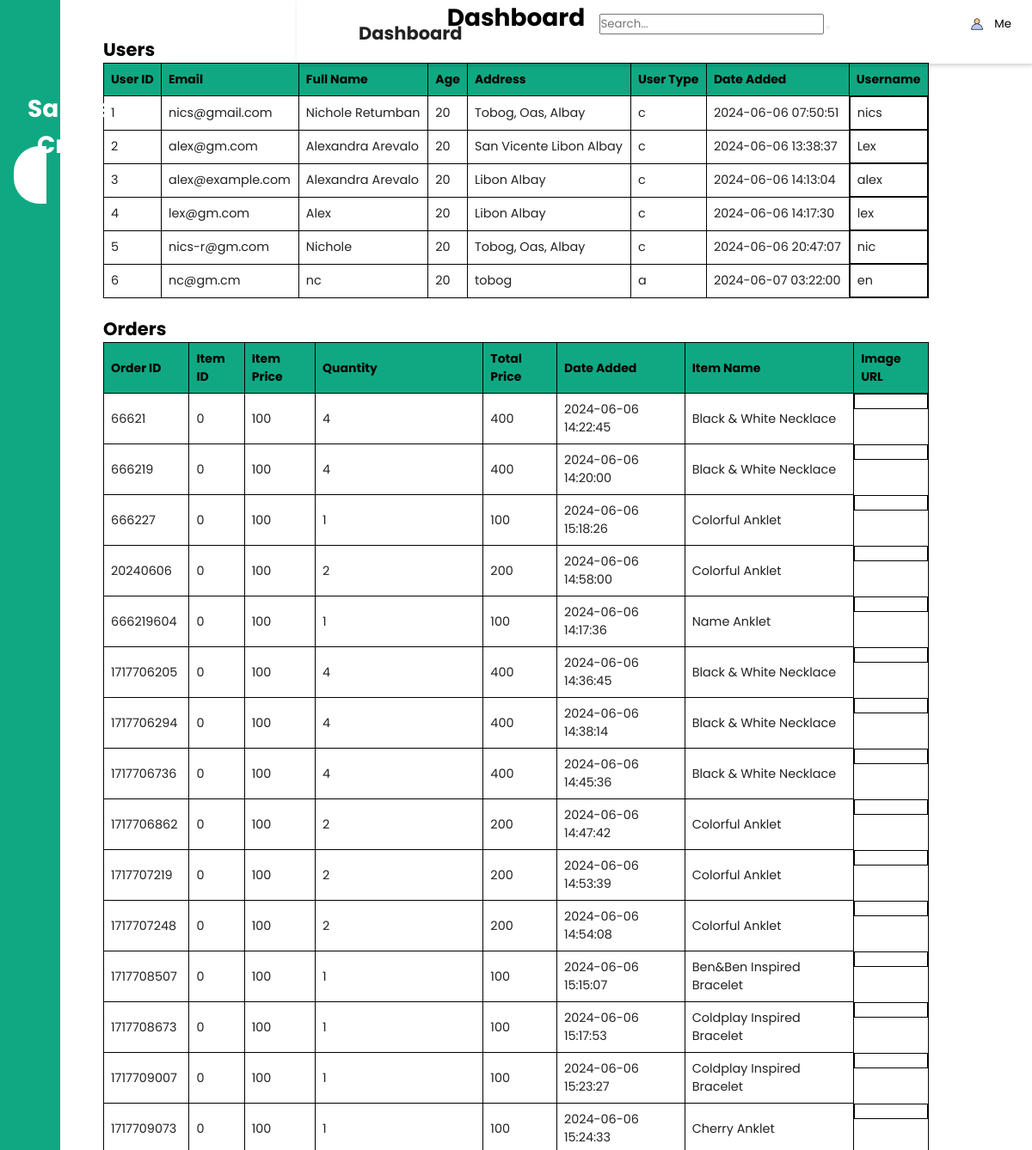
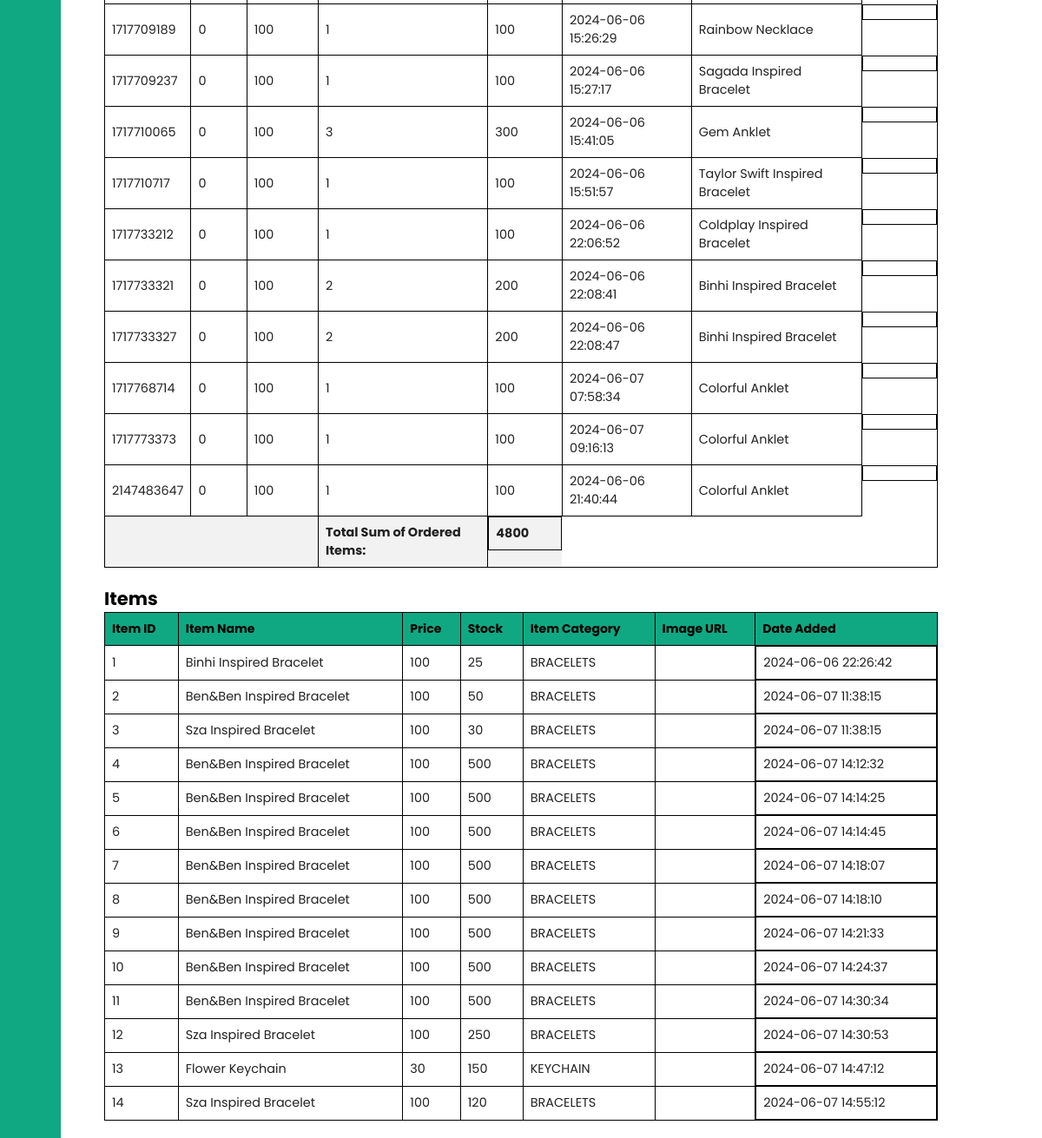
Page /dashboard.php on the committed database (2 pictures, top to bottom).
### tables this page shows
CREATE TABLE `users` (
  `user_id` int(11) NOT NULL,
  `email` varchar(100) NOT NULL,
  `password` varchar(100) NOT NULL,
  `full_name` varchar(200) NOT NULL,
  `age` int(3) NOT NULL,
  `address` varchar(200) NOT NULL,
  `user_type` char(1) NOT NULL,
  `date_added` timestamp NOT NULL DEFAULT current_timestamp() ON UPDATE current_timestamp(),
  `username` varchar(50) NOT NULL
);

CREATE TABLE `orders` (
  `order_id` int(255) NOT NULL,
  `item_id` int(30) NOT NULL,
  `item_price` int(11) NOT NULL,
  `quantity` int(30) NOT NULL,
  `date_added` timestamp NOT NULL DEFAULT current_timestamp() ON UPDATE current_timestamp(),
  `item_name` varchar(300) NOT NULL,
  `image_url` varchar(300) NOT NULL,
  `user_id` int(11) NOT NULL,
  `total_amount` decimal(10,2) NOT NULL,
  `status` varchar(20) NOT NULL
);

CREATE TABLE `items` (
  `item_id` int(11) NOT NULL,
  `item_name` varchar(250) NOT NULL,
  `price` int(11) NOT NULL,
  `stock` int(11) NOT NULL,
  `item_category` varchar(250) NOT NULL,
  `image_url` varchar(200) NOT NULL,
  `date_added` timestamp NOT NULL DEFAULT current_timestamp() ON UPDATE current_timestamp()
);

### dashboard.php (the view, shortened to what this page needs)
<!DOCTYPE html>
<html lang="en">
    <head>
        <link rel="stylesheet" href="https://maxst.icons8.com/vue-static/landings/line-awesome/line-awesome/1.3.0/css/line-awesome.min.css">
        <link rel="stylesheet" href="admin.css">
        <link rel="stylesheet" href="admin1.css">
        <link rel="stylesheet" href="account.css">
    </head>
    <header>
                <h2>
                    <label for="nav-toggle">
                        <span class="las la-bars"></span>
                    </label>
                    Dashboard
                </h2>
                <form class="search-form" action="search.php" method="get">
            <input type="text" name="query" placeholder="Search...">
            <button type="submit"><i class="fa fa-search"></i></button>
           </form>
           <div class="header-actions">
        <div class="account-container">
          <button class="account-icon">
            <img src="image/account.png" alt="Account Icon">
            <p>Me</p>
            </div>
        </div>
            </header>
    <body>
        <div class="sidebar">
            <div class="sidebar-brand">
                <h1><span class=""></span> <span>Sann's Craft</span>
                </h1>
            </div>
            <div class="sidebar-menu">
                <ul>
                    <li>
                        <a href="dashboard.php" class="active"><span class="las la-igloo"></span>
                            <span>Dashboard</span></a>
                    </li>
                    <li>
                        <a href="customer.php"><span class="las la-users"></span>
                            <span>Customers</span></a>
                    </li>
                    <li>
                        <a href="orders.php"><span class="las la-book"></span>
                            <span>Orders</span></a>
                    </li>
                    <li>
                        <a href="product.php"><span class="las la-shopping-bag"></span>
                            <span>Product</span></a>
                    </li>
                    <li>
                        <a href="accounts.php"><span class="las la-user-circle"></span>
                            <span>Accounts</span></a>
                    </li>
                </ul>
            </div>
        </div>
<div class="container">
    <h1>Dashboard</h1>
    <h2>Users</h2>
    <?php
    include 'config.php';
    $sql = "SELECT * FROM users";
    $result = $conn->query($sql);
    if ($result->num_rows > 0) {
        echo "<table><tr><th>User ID</th><th>Email</th><th>Full Name</th><th>Age</th><th>Address</th><th>User Type</th><th>Date Added</th><th>Username</th></tr>";
        while($row = $result->fetch_assoc()) {
            echo "<tr><td>".$row["user_id"]."</td><td>".$row["email"]."</td><td>".$row["full_name"]."</td><td>".$row["age"]."</td><td>".$row["address"]."</td><td>".$row["user_type"]."</td><td>".$row["date_added"]."</td><td>".$row["username"]."</td></tr>";
        }
        echo "</table>";
    } else {
        echo "0 results";
    }
    ?>
    <h2>Orders</h2>
    <?php
    $sql = "SELECT * FROM orders";
    $result = $conn->query($sql);
    if ($result->num_rows > 0) {
        echo "<table><tr><th>Order ID</th><th>Item ID</th><th>Item Price</th><th>Quantity</th><th>Total Price</th><th>Date Added</th><th>Item Name</th><th>Image URL</th></tr>";
        $totalOrderPrice = 0;
        while($row = $result->fetch_assoc()) {
            $itemPrice = $row["item_price"];
            $quantity = $row["quantity"];
            $totalPrice = $itemPrice * $quantity;
            $totalOrderPrice += $totalPrice;
            echo "<tr><td>".$row["order_id"]."</td><td>".$row["item_id"]."</td><td>".$row["item_price"]."</td><td>".$row["quantity"]."</td><td>".$totalPrice."</td><td>".$row["date_added"]."</td><td>".$row["item_name"]."</td><td>".$row["image_url"]."</td></tr>";
        }
        echo "<tr class='total-sum'><td colspan='3'></td><td>Total Sum of Ordered Items:</td><td colspan='3'>$totalOrderPrice</td></tr>";
        echo "</table>";
    } else {
        echo "0 results";
    }
    ?>
    <h2>Items</h2>
    <?php
    $sql = "SELECT * FROM items";
    $result = $conn->query($sql);
    if ($result->num_rows > 0) {
        echo "<table><tr><th>Item ID</th><th>Item Name</th><th>Price</th><th>Stock</th><th>Item Category</th><th>Image URL</th><th>Date Added</th></tr>";
        while($row = $result->fetch_assoc()) {
            echo "<tr><td>".$row["item_id"]."</td><td>".$row["item_name"]."</td><td>".$row["price"]."</td><td>".$row["stock"]."</td><td>".$row["item_category"]."</td><td>".$row["image_url"]."</td><td>".$row["date_added"]."</td></tr>";
        }
        echo "</table>";
    } else {
        echo "0 results";
    }
    ?>
</div>
</body>
</html>

### admin.css (style rules this page uses)
body { font-size: .875rem; }
.sidebar { position: fixed; top: 0; bottom: 0; left: 0; z-index: 100; padding: 48px 0 0; }

### admin1.css (style rules this page uses)
:root { --main-color: #10a882; --color-dark: #000000; --text-grey: #3a3b3d; }
* { padding: 0; margin: 0; box-sizing: border-box; list-style-type: none; text-decoration: none; font-family: 'Poppins', sans-serif; cursor: pointer; }
.sidebar { width: 345px; position: fixed; left: 0; top: 0; height: 100%; background: var(--main-color); z-index: 100; transition: width 300ms; }
.sidebar-brand { height: 90px; padding: 1rem 0rem 1rem 2rem; color: #fff; }
.sidebar-brand span { display: inline-block; padding-right: 1rem; }
.sidebar-menu { margin-top: 1rem; }
.sidebar-menu li { width: 100%; margin-bottom: 1.7rem; padding-left: 1rem; }
.sidebar-menu a { padding-left: 1rem; display: block; color: #fff; font-size: 1.1rem; }
.sidebar-menu a.active { background: #fff; padding-top: 1rem; padding-bottom: 1rem; color: var(--main-color); border-radius: 30px 0px 0px 30px; }
.sidebar-menu a span:first-child { font-size: 1.5rem; padding-right: 1rem; }
header { display: flex; justify-content: space-between; padding: 1rem 1.5rem; box-shadow: 2px 2px 5px rgba(0,0,0,0.2); position: fixed; left: 345px; width: calc(100% - 345px); top: 0; z-index: 100; }
header h2 { color: #222; }
header label span { font-size: 1.7rem; padding-right: 1rem ; }
header label span { font-size: 1.7rem; padding-left: 2rem; }
table { border-collapse: collapse; }
td { padding: .5rem 1rem; font-size: .9rem; color: #222; }
tr td:last-child { display: flex; align-items: center; }
@media only screen and (max-width: 1200px) { .sidebar { width: 70px; } }
@media only screen and (max-width: 1200px) { .sidebar.sidebar-brand, .sidebar li { padding: 1rem; text-align: center; } }
@media only screen and (max-width: 1200px) { .sidebar li a { padding-left: 0rem; } }

### account.css (style rules this page uses)
.account-container { position: relative; display: inline-block; }
.account-icon { display: flex; align-items: center; background: none; border: none; cursor: pointer; outline: none; }
.account-icon img { width: 24px; height: 24px; margin-right: 8px; }

### dashboard.php (style rules this page uses)
.container { width: 80%; margin: 0 auto; }
h1 { text-align: center; }
table { width: 100%; border-collapse: collapse; margin-bottom: 20px; }
table, th, td { border: 1px solid black; }
th, td { padding: 8px; text-align: left; }
th { background-color: #10a882; }
.total-sum { background-color: #f2f2f2; font-weight: bold; }

### rows in the picture
users: user_id "1", email "nics@gmail.com", full_name "Nichole Retumban", age "20", address "Tobog, Oas, Albay", user_type "c", date_added "2024-06-06 07:50:51", username "nics"
users: user_id "2", email "alex@gm.com", full_name "Alexandra Arevalo", age "20", address "San Vicente Libon Albay", user_type "c", date_added "2024-06-06 13:38:37", username "Lex"
users: user_id "3", email "alex@example.com", full_name "Alexandra Arevalo", age "20", address "Libon Albay", user_type "c", date_added "2024-06-06 14:13:04", username "alex"
users: user_id "4", email "lex@gm.com", full_name "Alex", age "20", address "Libon Albay", user_type "c", date_added "2024-06-06 14:17:30", username "lex"
users: user_id "5", email "nics-r@gm.com", full_name "Nichole", age "20", address "Tobog, Oas, Albay", user_type "c", date_added "2024-06-06 20:47:07", username "nic"
users: user_id "6", email "nc@gm.cm", full_name "nc", age "20", address "tobog", user_type "a", date_added "2024-06-07 03:22:00", username "en"
orders: order_id "66621", item "0", item_price "100", quantity "4", totalPrice "400", date_added "2024-06-06 14:22:45", item_name "Black & White Necklace"
orders: order_id "666219", item "0", item_price "100", quantity "4", totalPrice "400", date_added "2024-06-06 14:20:00", item_name "Black & White Necklace"
orders: order_id "666227", item "0", item_price "100", quantity "1", date_added "2024-06-06 15:18:26", item_name "Colorful Anklet"
orders: order_id "20240606", item "0", item_price "100", quantity "2", totalPrice "200", date_added "2024-06-06 14:58:00", item_name "Colorful Anklet"
orders: order_id "666219604", item "0", item_price "100", quantity "1", date_added "2024-06-06 14:17:36", item_name "Name Anklet"
orders: order_id "1717706205", item "0", item_price "100", quantity "4", totalPrice "400", date_added "2024-06-06 14:36:45", item_name "Black & White Necklace"
orders: order_id "1717706294", item "0", item_price "100", quantity "4", totalPrice "400", date_added "2024-06-06 14:38:14", item_name "Black & White Necklace"
orders: order_id "1717706736", item "0", item_price "100", quantity "4", totalPrice "400", date_added "2024-06-06 14:45:36", item_name "Black & White Necklace"
orders: order_id "1717706862", item "0", item_price "100", quantity "2", totalPrice "200", date_added "2024-06-06 14:47:42", item_name "Colorful Anklet"
orders: order_id "1717707219", item "0", item_price "100", quantity "2", totalPrice "200", date_added "2024-06-06 14:53:39", item_name "Colorful Anklet"
orders: order_id "1717707248", item "0", item_price "100", quantity "2", totalPrice "200", date_added "2024-06-06 14:54:08", item_name "Colorful Anklet"
orders: order_id "1717708507", item "0", item_price "100", quantity "1", date_added "2024-06-06 15:15:07", item_name "Ben&Ben Inspired Bracelet"
orders: order_id "1717708673", item "0", item_price "100", quantity "1", date_added "2024-06-06 15:17:53", item_name "Coldplay Inspired Bracelet"
orders: order_id "1717709007", item "0", item_price "100", quantity "1", date_added "2024-06-06 15:23:27", item_name "Coldplay Inspired Bracelet"
orders: order_id "1717709073", item "0", item_price "100", quantity "1", date_added "2024-06-06 15:24:33", item_name "Cherry Anklet"
orders: order_id "1717709189", item "0", item_price "100", quantity "1", date_added "2024-06-06 15:26:29", item_name "Rainbow Necklace"
orders: order_id "1717709237", item "0", item_price "100", quantity "1", date_added "2024-06-06 15:27:17", item_name "Sagada Inspired Bracelet"
orders: order_id "1717710065", item "0", item_price "100", quantity "3", totalPrice "300", date_added "2024-06-06 15:41:05", item_name "Gem Anklet"
orders: order_id "1717710717", item "0", item_price "100", quantity "1", date_added "2024-06-06 15:51:57", item_name "Taylor Swift Inspired Bracelet"
orders: order_id "1717733212", item "0", item_price "100", quantity "1", date_added "2024-06-06 22:06:52", item_name "Coldplay Inspired Bracelet"
orders: order_id "1717733321", item "0", item_price "100", quantity "2", totalPrice "200", date_added "2024-06-06 22:08:41", item_name "Binhi Inspired Bracelet"
orders: order_id "1717733327", item "0", item_price "100", quantity "2", totalPrice "200", date_added "2024-06-06 22:08:47", item_name "Binhi Inspired Bracelet"
orders: order_id "1717768714", item "0", item_price "100", quantity "1", date_added "2024-06-07 07:58:34", item_name "Colorful Anklet"
orders: order_id "1717773373", item "0", item_price "100", quantity "1", date_added "2024-06-07 09:16:13", item_name "Colorful Anklet"
orders: order_id "2147483647", item "0", item_price "100", quantity "1", date_added "2024-06-06 21:40:44", item_name "Colorful Anklet"
items: item_id "1", item_name "Binhi Inspired Bracelet", price "100", stock "25", item_category "BRACELETS", date_added "2024-06-06 22:26:42"
items: item_id "2", item_name "Ben&Ben Inspired Bracelet", price "100", stock "50", item_category "BRACELETS", date_added "2024-06-07 11:38:15"
items: item_id "3", item_name "Sza Inspired Bracelet", price "100", stock "30", item_category "BRACELETS", date_added "2024-06-07 11:38:15"
items: item_id "4", item_name "Ben&Ben Inspired Bracelet", price "100", stock "500", item_category "BRACELETS", date_added "2024-06-07 14:12:32"
items: item_id "5", item_name "Ben&Ben Inspired Bracelet", price "100", stock "500", item_category "BRACELETS", date_added "2024-06-07 14:14:25"
items: item_id "6", item_name "Ben&Ben Inspired Bracelet", price "100", stock "500", item_category "BRACELETS", date_added "2024-06-07 14:14:45"
items: item_id "7", item_name "Ben&Ben Inspired Bracelet", price "100", stock "500", item_category "BRACELETS", date_added "2024-06-07 14:18:07"
items: item_id "8", item_name "Ben&Ben Inspired Bracelet", price "100", stock "500", item_category "BRACELETS", date_added "2024-06-07 14:18:10"
items: item_id "9", item_name "Ben&Ben Inspired Bracelet", price "100", stock "500", item_category "BRACELETS", date_added "2024-06-07 14:21:33"
items: item_id "10", item_name "Ben&Ben Inspired Bracelet", price "100", stock "500", item_category "BRACELETS", date_added "2024-06-07 14:24:37"
items: item_id "11", item_name "Ben&Ben Inspired Bracelet", price "100", stock "500", item_category "BRACELETS", date_added "2024-06-07 14:30:34"
items: item_id "12", item_name "Sza Inspired Bracelet", price "100", stock "250", item_category "BRACELETS", date_added "2024-06-07 14:30:53"
items: item_id "13", item_name "Flower Keychain", price "30", stock "150", item_category "KEYCHAIN", date_added "2024-06-07 14:47:12"
items: item_id "14", item_name "Sza Inspired Bracelet", price "100", stock "120", item_category "BRACELETS", date_added "2024-06-07 14:55:12"

### other values in the picture
$totalOrderPrice "4800"
